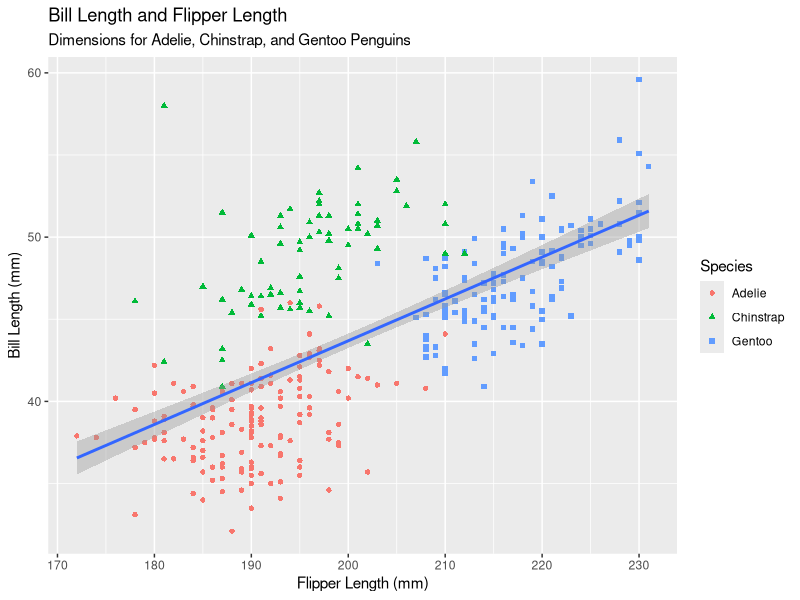

R code for this plot:
## ---- chunk 1
#| label: setup
#| message: false
library(tidyverse)
library(palmerpenguins)
## ---- chunk 2
# Make your agreed-upon plot here, e.g.:
# penguins |> ggplot(aes(x = species, y = body_mass_g, fill = species)) + geom_boxplot()
## ---- chunk 3
glimpse(penguins)

ggplot(data = penguins, mapping = aes(x=flipper_length_mm, y=bill_length_mm)) + 
  geom_point(mapping = aes(color=species, shape=species)) + 
  geom_smooth(method="lm") + 
  labs(title="Bill Length and Flipper Length", 
       subtitle="Dimensions for Adelie, Chinstrap, and Gentoo Penguins" , 
       x= "Flipper Length (mm)", 
       y= "Bill Length (mm)", 
       color = "Species", 
       shape = "Species")
